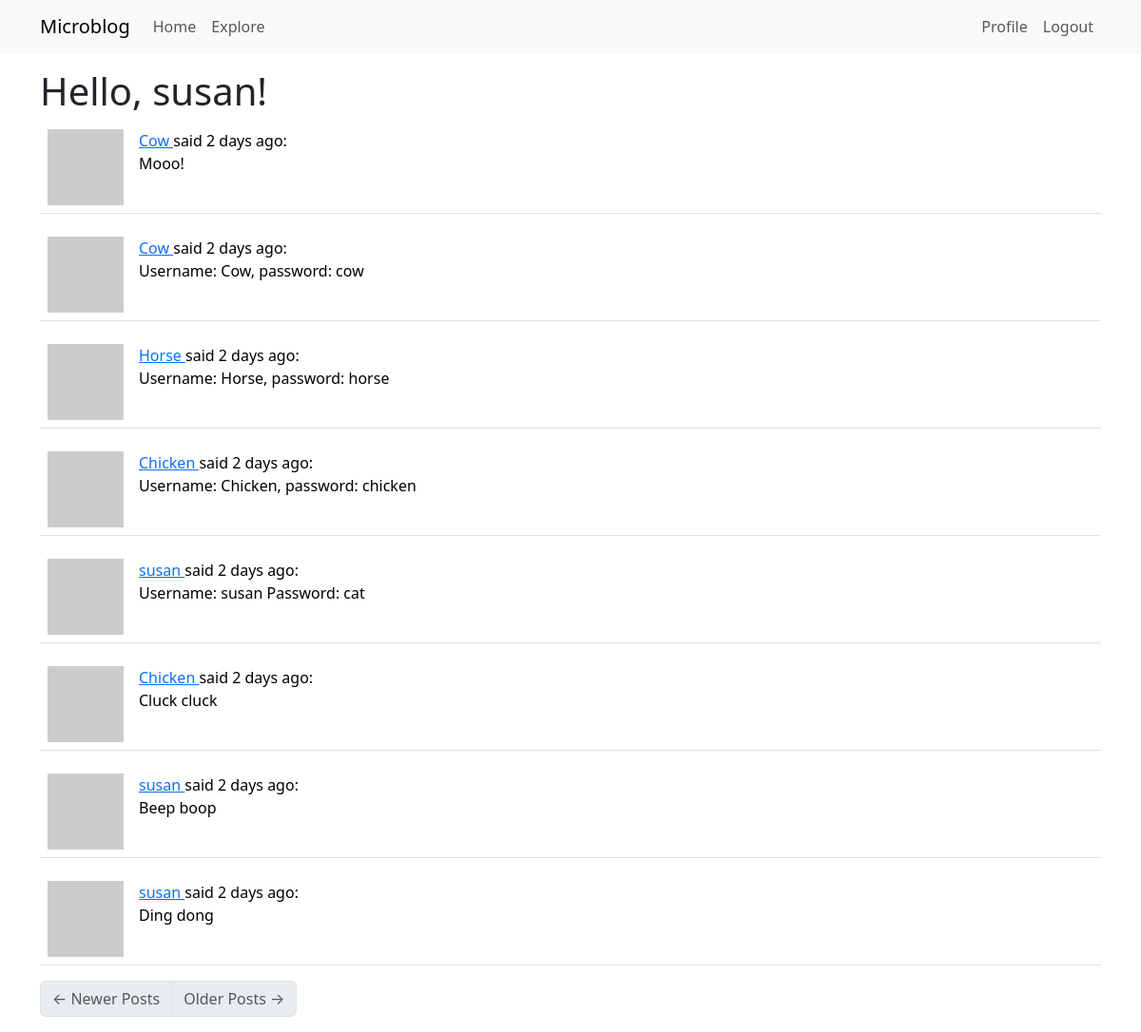
Page /explore (signed in) on the committed database.
### app/models.py (models this page shows, shortened)
class User(UserMixin, db.Model):
    id: so.Mapped[int] = so.mapped_column(primary_key=True)
    username: so.Mapped[str] = so.mapped_column(sa.String(64), index=True, unique=True)
    email: so.Mapped[str] = so.mapped_column(sa.String(120), index=True, unique=True)
    password_hash: so.Mapped[Optional[str]] = so.mapped_column(sa.String(256))
    posts: so.WriteOnlyMapped['Post'] = so.relationship(back_populates='author')
    about_me: so.Mapped[Optional[str]] = so.mapped_column(sa.String(140))
    last_seen: so.Mapped[Optional[datetime]] = so.mapped_column(default=lambda: datetime.now(timezone.utc))
    following: so.WriteOnlyMapped['User'] = so.relationship(
        secondary = followers,
        primaryjoin = (followers.c.follower_id == id),
        secondaryjoin = (followers.c.followed_id == id),
        back_populates = 'followers'
    )
    followers: so.WriteOnlyMapped['User'] = so.relationship(
        secondary = followers,
        primaryjoin = (followers.c.followed_id == id),
        secondaryjoin = (followers.c.follower_id == id),
        back_populates = 'following'
    )
    def avatar(self, size):
        digest = md5(self.email.lower().encode('utf-8')).hexdigest()
        return f'https://www.gravatar.com/avatar/{digest}?d=identicon&s={size}'

class Post(db.Model):
    id: so.Mapped[int] = so.mapped_column(primary_key=True)
    body: so.Mapped[str] = so.mapped_column(sa.String(140))
    timestamp: so.Mapped[datetime] = so.mapped_column(index=True, default=lambda: datetime.now(timezone.utc))
    user_id: so.Mapped[int] = so.mapped_column(sa.ForeignKey(User.id), index=True)
    author: so.Mapped[User] = so.relationship(back_populates='posts')

### app/routes.py (the view)
@app.route('/explore')
@login_required
def explore():
    page = request.args.get('page', 1, type=int)
    query = sa.select(Post).order_by(Post.timestamp.desc())
    posts = db.paginate(query, page=page, per_page=app.config['POSTS_PER_PAGE'], error_out=False)
    next_url = url_for('explore', page=posts.next_num) if posts.has_next else None
    prev_url = url_for('explore', page=posts.prev_num) if posts.has_prev else None
    return render_template('index.html', title=_('Explore'), posts=posts.items, next_url=next_url, prev_url=prev_url)

### app/__init__.py (called while the page is built)
def get_locale():
    return request.accept_languages.best_match(app.config['LANGUAGES'])

### app/models.py (called while the page is built)
@login.user_loader
def load_user(id):
    return db.session.get(User, int(id))

### app/routes.py (called while the page is built)
@app.before_request
def before_request():
    if current_user.is_authenticated:
        current_user.last_seen = datetime.now(timezone.utc)
        db.session.commit()
    g.locale = str(get_locale())

### app/templates/index.html (shortened to what this page needs)
{% extends "base.html" %}
{% import "bootstrap_wtf.html" as wtf %}
{% block content %}
    <h1>
        {{ _('Hello, %(username)s!', username=current_user.username) }}
    </h1>
    {% for post in posts %}
        {% include '_post.html' %}
    {% endfor %}
    <nav aria-label="Post navigation">
        <ul class="pagination">
            <li class="page-item{% if not prev_url %} disabled{% endif %}">
                <a class="page-link" href="{{ prev_url }}">
                    <span aria-hidden="true">&larr;</span> {{ _('Newer Posts') }}
                </a>
            </li>
            <li class="page-item{% if not next_url %} disabled{% endif %}">
                <a class="page-link" href="{{ next_url }}">
                    {{ _('Older Posts') }} <span aria-hidden="true">&rarr;</span>
                </a>
            </li>
        </ul>
    </nav>
{% endblock %}

### app/templates/_post.html (shortened to what this page needs)
<table class="table table-hover">
    <tr>
        <td width="70px">
            <a href="{{ url_for('user', username=post.author.username) }}">
                <img src="{{ post.author.avatar(70) }}">
            </a>
        </td>
        <td>
            {{ _('%(username)s said %(when)s:', username=user_link, when=moment(post.timestamp).fromNow()) }}
            <br />
            {{ post.body }}
        </td>
    </tr>
</table>

### rows in the picture
Post: body "Mooo!"
Post: body "Username: Cow, password: cow"
Post: body "Username: Horse, password: horse"
Post: body "Username: Chicken, password: chicken"
Post: body "Username: susan Password: cat"
Post: body "Cluck cluck"
Post: body "Beep boop"
Post: body "Ding dong"
